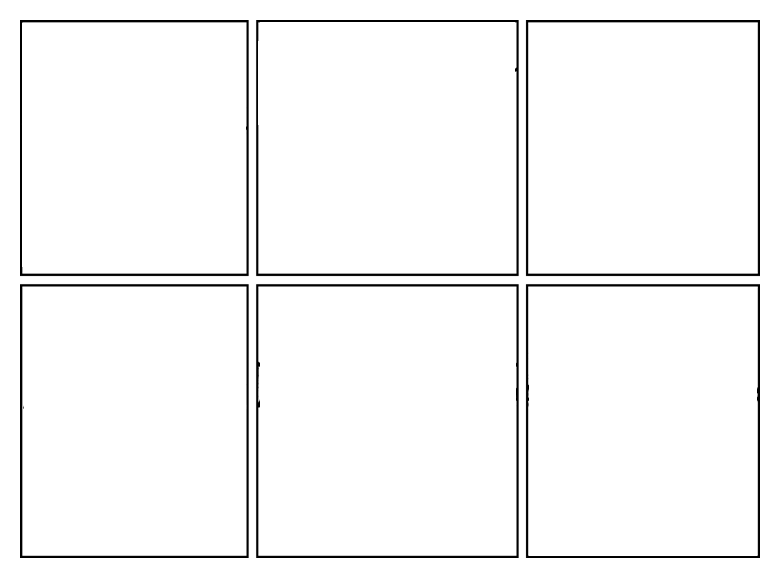
//> input picture assets/testcase_1.png, 780 x 578 px
$ ./opencv ../assets/testcase_1.png   (built with g++ and OpenCV 4)
//> lines starting //> are read from the running program, lines starting //| are printed output that depends on the picture; after the words box and inside, x2 and y2 are one past the last pixel; in counts of white or black regions, pixels touching at a corner belong together
#include <cmath>
#include <iostream>
#include "opencv2/core/core.hpp"
//#include "opencv2/core/utility.hpp"
#include "opencv2/highgui/highgui.hpp"
#include "opencv2/imgproc/imgproc.hpp"
#include "opencv2/cudaimgproc/cudaimgproc.hpp"

using namespace std;
using namespace cv;
using namespace cv::cuda;
static void help()
{
    cout << "This program demonstrates line finding with the Hough transform." << endl;
    cout << "Usage:" << endl;
    cout << "./gpu-example-houghlines <image_name>, Default is ../data/pic1.png\n" << endl;
}
int main(int argc, const char* argv[])
{
    const string filename = argc >= 2 ? argv[1] : "../data/pic1.png";
    Mat src = imread(filename, IMREAD_GRAYSCALE);
//> src is the input picture: 578 rows x 780 cols, CV_8UC1; min 0, max 255, mean 247.4
    if (src.empty())
    {
        help();
        cout << "can not open " << filename << endl;
        return -1;
    }
    Mat mask;
    cv::Canny(src, mask, 100, 200, 3);
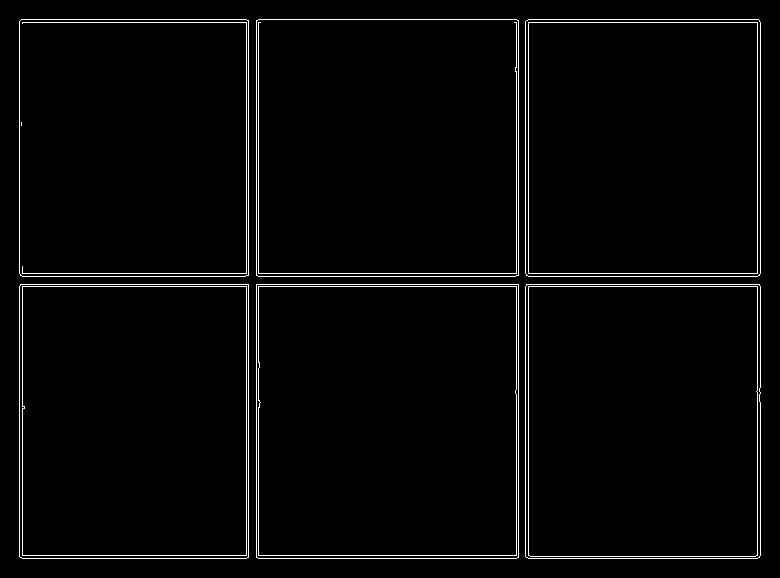
//> mask: 578 rows x 780 cols, CV_8UC1; 2.6% white in thin lines or dots, all inside (x1, y1, x2, y2) = (19, 19, 761, 559)
    Mat dst_cpu;
    cv::cvtColor(mask, dst_cpu, COLOR_GRAY2BGR);
    Mat dst_gpu = dst_cpu.clone();
    vector<Vec4i> lines_cpu;
    {
        const int64 start = getTickCount();
        cv::HoughLinesP(mask, lines_cpu, 1, CV_PI / 180, 50, 60, 5);
//> lines_cpu = 24 lines (x1, y1, x2, y2), first 8: [19, 286, 248, 286], [20, 284, 248, 284], [258, 558, 516, 558], [258, 276, 515, 276], [256, 273, 518, 273], [760, 273, 760, 22], [258, 19, 516, 19], [246, 558, 246, 287]
        const double timeSec = (getTickCount() - start) / getTickFrequency();
        cout << "CPU Time : " << timeSec * 1000 << " ms" << endl;
        cout << "CPU Found : " << lines_cpu.size() << endl;
//| CPU Found : 24
    }
    for (size_t i = 0; i < lines_cpu.size(); ++i)
    {
        Vec4i l = lines_cpu[i];
        line(dst_cpu, Point(l[0], l[1]), Point(l[2], l[3]), Scalar(0, 0, 255), 3, LINE_AA);
    }
//> this loop made 24 passes
//> l on passes 1 to 12: [19, 286, 248, 286], [20, 284, 248, 284], [258, 558, 516, 558], [258, 276, 515, 276], [256, 273, 518, 273], [760, 273, 760, 22], [258, 19, 516, 19], [246, 558, 246, 287], [518, 275, 518, 20], [757, 276, 757, 19], [19, 556, 19, 287], [258, 400, 258, 284]
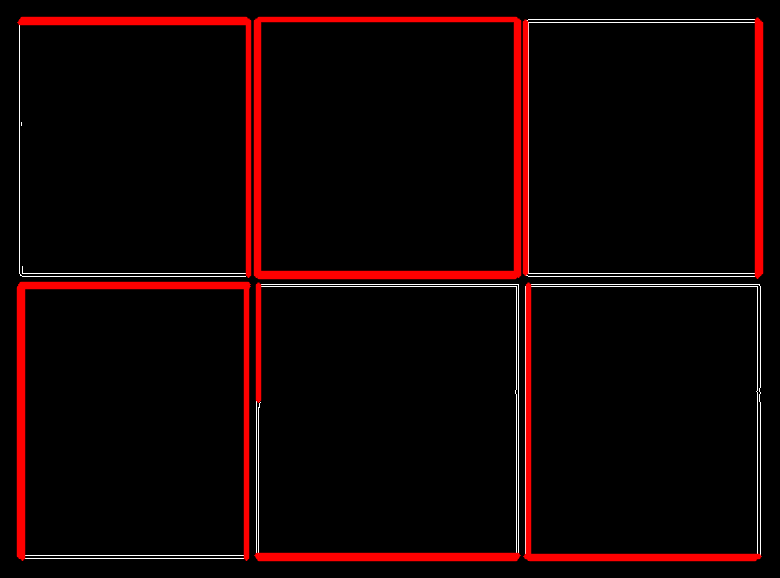
//> dst_cpu: 578 rows x 780 cols, CV_8UC3; mean B, G, R 2.7, 2.7, 17.3
//> (the run ends here: the program stops with an error, at `GpuMat d_src(mask);`)

$ run again, on assets/error.png
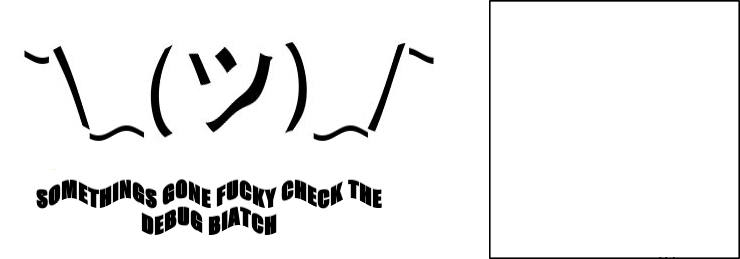
//> input picture assets/error.png, 740 x 259 px
//> `cv::Canny(src, mask, 100, 200, 3);`:
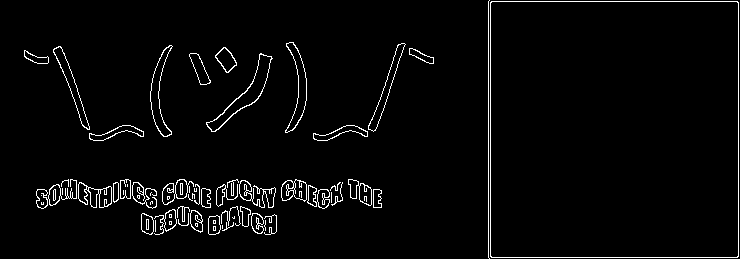
//> mask: 259 rows x 740 cols, CV_8UC1; 3% white in thin lines or dots
//> lines_cpu = 12 lines (x1, y1, x2, y2), first 8: [490, 256, 490, 2], [488, 257, 488, 1], [491, 257, 737, 257], [738, 256, 738, 2], [491, 1, 737, 1], [37, 189, 120, 189], [210, 192, 293, 190], [79, 199, 155, 198]
//| CPU Found : 12
//> the loop `for (size_t i = 0; i < lines_cpu.size(); ++i)` made 12 passes
//> after the loop `for (size_t i = 0; i < lines_cpu.size(); ++i)`:
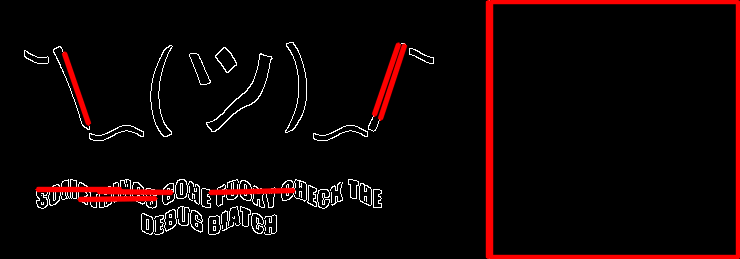
//> dst_cpu: 259 rows x 740 cols, CV_8UC3; mean B, G, R 5.1, 5.1, 15.8
